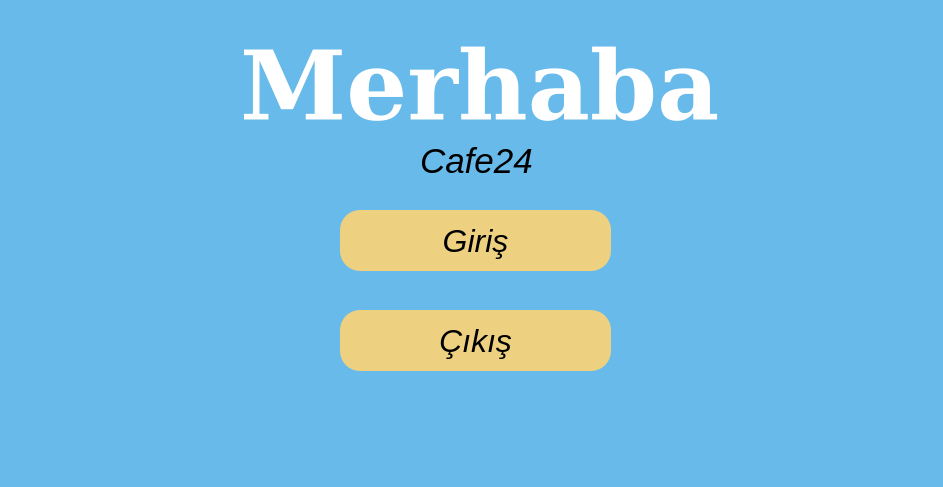
<?xml version="1.0" encoding="UTF-8"?>
<ui version="4.0">
 <class>musteriEkrani</class>
 <widget class="QWidget" name="musteriEkrani">
  <property name="geometry">
   <rect>
    <x>0</x>
    <y>0</y>
    <width>943</width>
    <height>487</height>
   </rect>
  </property>
  <property name="windowTitle">
   <string>Müşteri Giriş Ekranı</string>
  </property>
  <property name="styleSheet">
   <string notr="true">background:#67baea;</string>
  </property>
  <widget class="QLabel" name="label">
   <property name="geometry">
    <rect>
     <x>240</x>
     <y>20</y>
     <width>511</width>
     <height>131</height>
    </rect>
   </property>
   <property name="font">
    <font>
     <family>Bitstream Vera Serif</family>
     <pointsize>72</pointsize>
     <weight>75</weight>
     <italic>false</italic>
     <bold>true</bold>
    </font>
   </property>
   <property name="styleSheet">
    <string notr="true">color:white;</string>
   </property>
   <property name="text">
    <string>Merhaba</string>
   </property>
  </widget>
  <widget class="QLabel" name="label_2">
   <property name="geometry">
    <rect>
     <x>420</x>
     <y>140</y>
     <width>121</width>
     <height>41</height>
    </rect>
   </property>
   <property name="font">
    <font>
     <pointsize>26</pointsize>
     <italic>true</italic>
    </font>
   </property>
   <property name="text">
    <string>Cafe24</string>
   </property>
  </widget>
  <widget class="QPushButton" name="girisBut">
   <property name="geometry">
    <rect>
     <x>340</x>
     <y>210</y>
     <width>271</width>
     <height>61</height>
    </rect>
   </property>
   <property name="font">
    <font>
     <pointsize>24</pointsize>
     <italic>true</italic>
    </font>
   </property>
   <property name="styleSheet">
    <string notr="true">background:#edd080;
border-radius:20px;</string>
   </property>
   <property name="text">
    <string>Giriş</string>
   </property>
  </widget>
  <widget class="QPushButton" name="cikisBut">
   <property name="geometry">
    <rect>
     <x>340</x>
     <y>310</y>
     <width>271</width>
     <height>61</height>
    </rect>
   </property>
   <property name="font">
    <font>
     <pointsize>24</pointsize>
     <italic>true</italic>
    </font>
   </property>
   <property name="styleSheet">
    <string notr="true">background:#edd080;
border-radius:20px;</string>
   </property>
   <property name="text">
    <string>Çıkış</string>
   </property>
  </widget>
  <widget class="QLabel" name="label_3">
   <property name="geometry">
    <rect>
     <x>740</x>
     <y>290</y>
     <width>181</width>
     <height>181</height>
    </rect>
   </property>
   <property name="text">
    <string/>
   </property>
   <property name="pixmap">
    <pixmap>mamak.png</pixmap>
   </property>
  </widget>
 </widget>
 <resources/>
 <connections/>
</ui>
